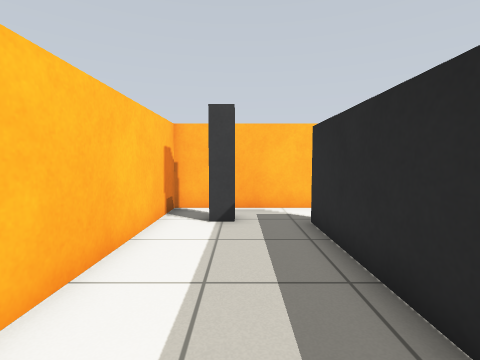
View 1 (above)

16 first-person views from a walk through a robot-simulator world made for Gazebo. The camera is 0.83 m above the floor, tilts 4° down and sees 85° across. The floor is counted in squares, 0.5 m on a side. Each view is taken from the middle of a square. On the plan, view 1 faces up. The plan holds only what a view shows up to about 14 squares ahead; the rest is blank.

View 2
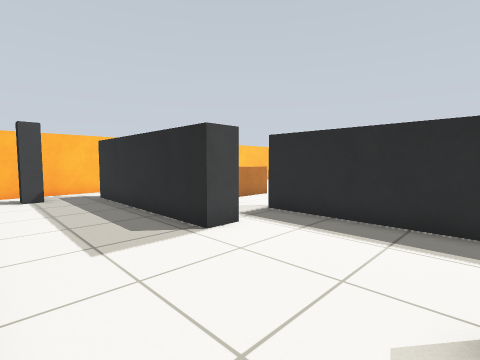

View 3
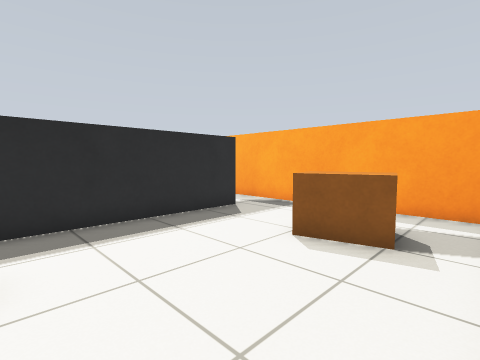

View 4
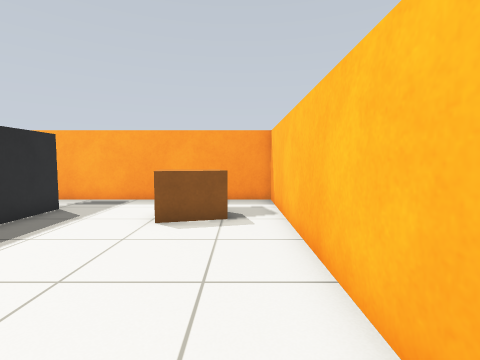

View 5
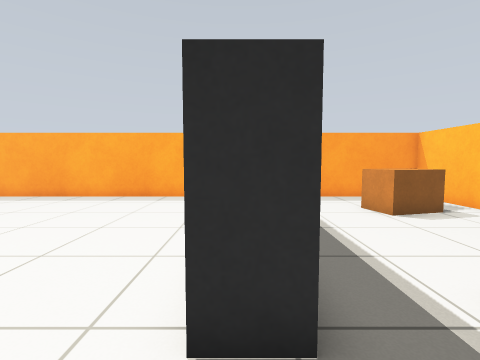

View 6
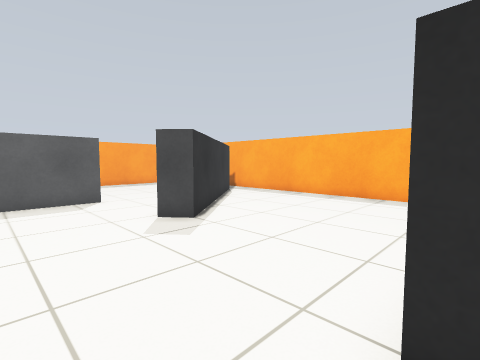

View 7
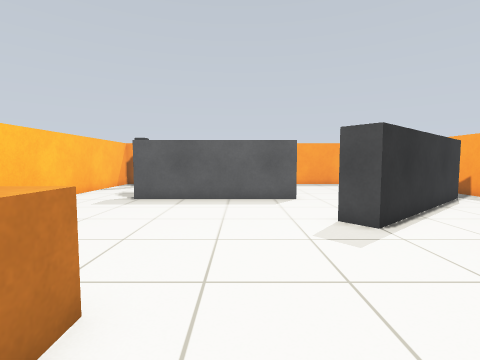

View 8
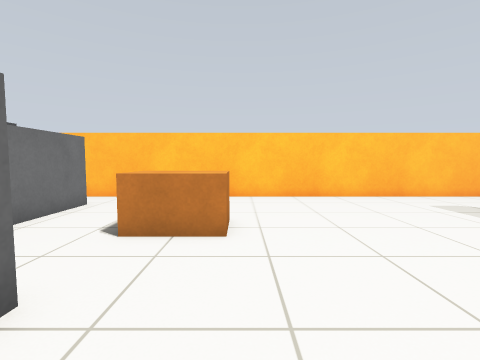

View 9
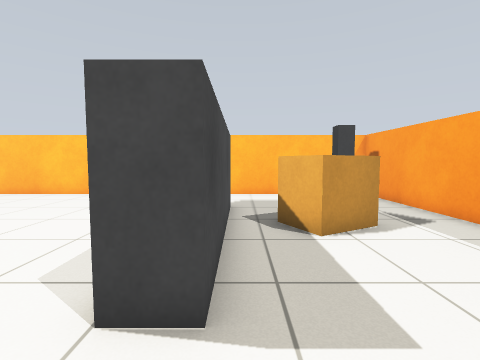

View 10
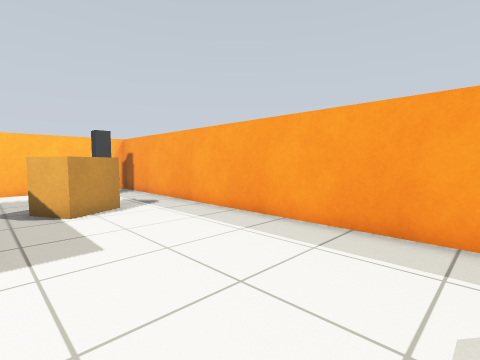

View 11
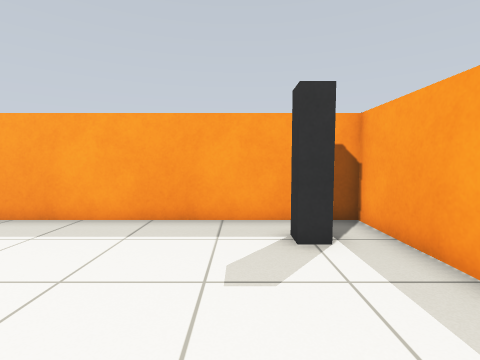

View 12
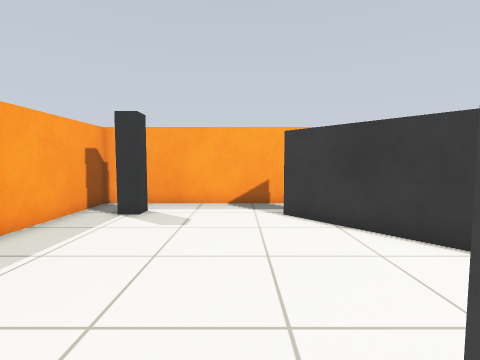

View 13
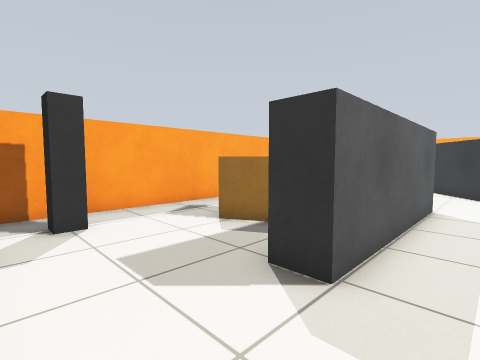

View 14
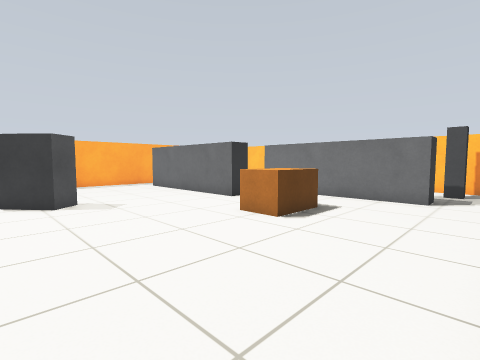

View 15
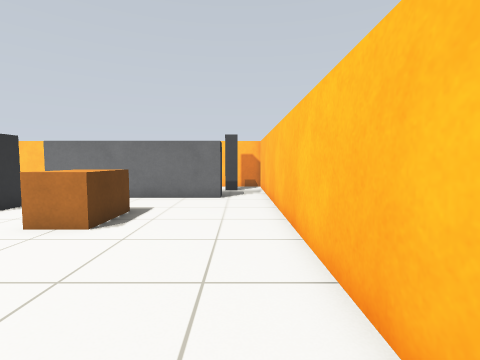

View 16
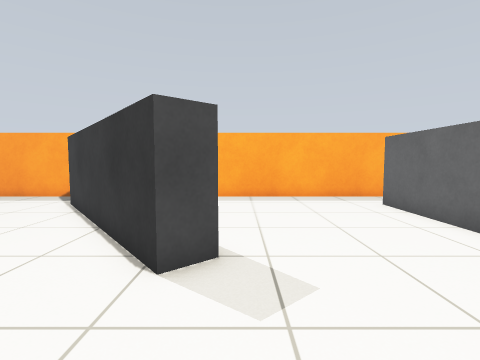

### Floor plan
Points are (right, up) in squares from view 1. A wall is a line through its corners. A room is listed if a view was taken in it or the views show most of it. See-through windows are left out.
Room 1 (views 1, 2, 3, 4)
walls: (3, -0.9) (2, -0.9) (2, 7.1); (-2.4, -0.4) (-2.4, -10.4) (5.5, -10.4); (5.3, -8.1) (5.3, -1.6); (1.6, 9.4) (-2.4, 9.4) (-2.4, 2.4)
ways out: opening at (2.5, 8.5) to room 2; opening at (4.5, -1) to room 2; opening at (6, -9.5) to room 2
objects: pillar (-1, 7) to (0, 8); pallet (0, -8) to (1, -6)
Room 2 (views 5, 6, 7, 8, 9, 10, 11, 12, 13, 14, 15, 16)
walls: (17.5, -1.5) (17.5, 5.7) (18.7, 5.7) (18.7, -1.5) (17.5, -1.5); (17.8, -8.9) (12.4, -2.4) (13.2, -1.7) (18.7, -8.2); (6.4, -3.9) (6.4, -8.1); (5.3, -1.6) (5.3, -0.1) (6.4, -0.1) (6.4, -2.4); (5.5, -10.4) (25.4, -10.4) (25.4, 9.4) (1.6, 9.4); (2, 7.1) (3, 7.1) (3, -0.9)
ways out: opening at (2.5, 8.5) to room 1; opening at (4.5, -1) to room 1; opening at (6, -9.5) to room 1
objects: pallet (7, 3) to (8, 4); brown box (20, 2) to (22, 4); pillar (23, -9) to (24, -8); pillar (23, 7) to (24, 8)

Where each view was taken, in squares from view 1:
view 1: 0 up, 0 right, facing up
view 2: 6 down, 2 left, facing up-right
view 3: 1 down, 2 left, facing down-right
view 4: 1 up, 1 left, facing down
view 5: 2 up, 6 right, facing down
view 6: 2 up, 6 right, facing down-right
view 7: 1 up, 6 right, facing right
view 8: 3 down, 9 right, facing up
view 9: 4 down, 19 right, facing up
view 10: 7 down, 19 right, facing up-right
view 11: 7 down, 18 right, facing right
view 12: 0 up, 20 right, facing down
view 13: 9 up, 16 right, facing down-right
view 14: 9 up, 15 right, facing down-left
view 15: 8 up, 15 right, facing left
view 16: 2 up, 12 right, facing down
